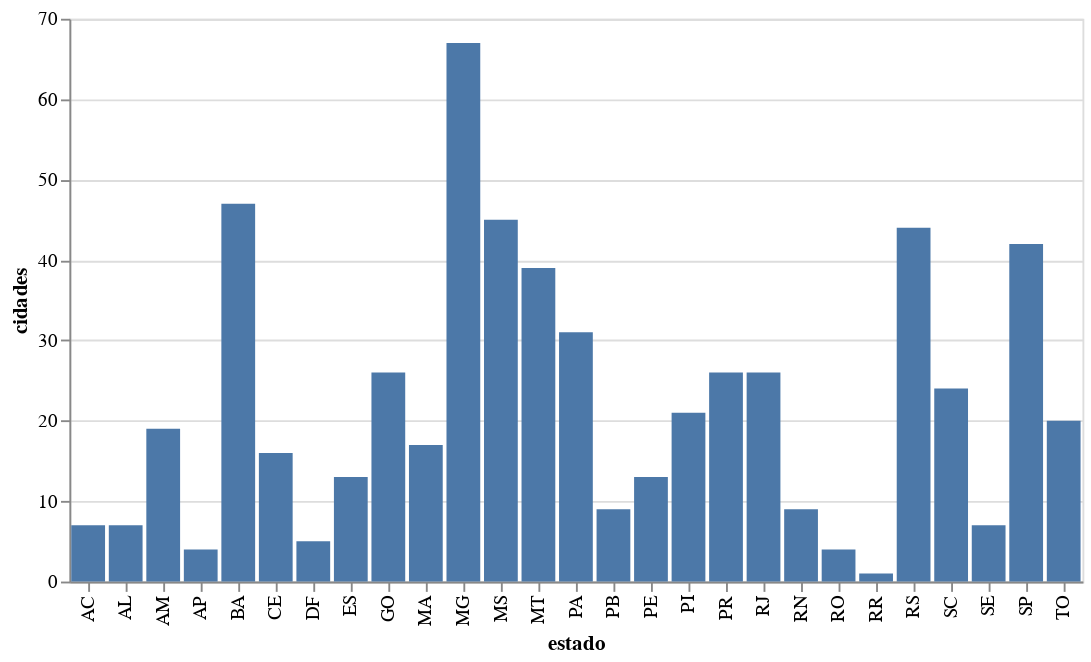

The notebook cell saved with this chart:
### Markdown cell above
A tabela não ajuda muito a ver a distribuição, é melhor com um gráfico

### Code cell
alt.Chart(dataframe).mark_bar().encode(
    x="estado",
    y="cidades"
)

### Figure 1 — Vega-Lite specification as saved in the notebook (floating-point values rounded to 4 significant figures)
{"config": {"view": {"continuousWidth": 400, "continuousHeight": 300}}, "data": {"name": "data-0c34143bd7abda4691e046ee82d64572"}, "mark": "bar", "encoding": {"x": {"type": "nominal", "field": "estado"}, "y": {"type": "quantitative", "field": "cidades"}}, "$schema": "https://vega.github.io/schema/vega-lite/v4.8.1.json", "datasets": {"data-0c34143bd7abda4691e046ee82d64572": [{"estado": "AC", "cidades": 7}, {"estado": "AL", "cidades": 7}, {"estado": "AM", "cidades": 19}, {"estado": "AP", "cidades": 4}, {"estado": "BA", "cidades": 47}, {"estado": "CE", "cidades": 16}, {"estado": "DF", "cidades": 5}, {"estado": "ES", "cidades": 13}, {"estado": "GO", "cidades": 26}, {"estado": "MA", "cidades": 17}, {"estado": "MG", "cidades": 67}, {"estado": "MS", "cidades": 45}, {"estado": "MT", "cidades": 39}, {"estado": "PA", "cidades": 31}, {"estado": "PB", "cidades": 9}, {"estado": "PE", "cidades": 13}, {"estado": "PI", "cidades": 21}, {"estado": "PR", "cidades": 26}, {"estado": "RJ", "cidades": 26}, {"estado": "RN", "cidades": 9}, {"estado": "RO", "cidades": 4}, {"estado": "RR", "cidades": 1}, {"estado": "RS", "cidades": 44}, {"estado": "SC", "cidades": 24}, {"estado": "SE", "cidades": 7}, {"estado": "SP", "cidades": 42}, {"estado": "TO", "cidades": 20}]}}
